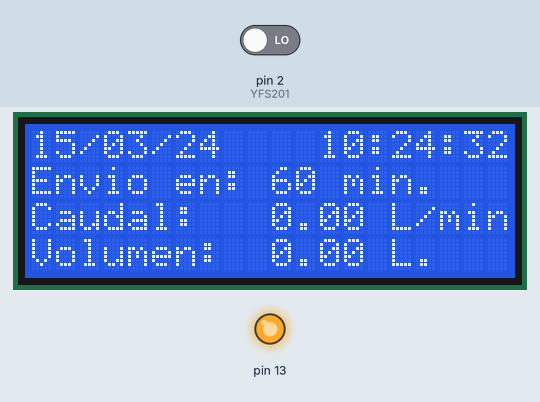
This sketch was run on a simulated Arduino Uno, built with avr-gcc and run on an emulated ATmega328P. Shown: 20×4 character LCD, output pins drawn as LEDs (lit = HIGH). The test bench sets the inputs (shaded band); at power-on: pin 2 (YFS201) LOW. The local clock reads 2024-03-15 10:24:30 at power-on unless the sketch sets it; what the sketch prints to the serial monitor is not drawn.

Above: at 3.2 s.
3.3 s: pin 2 (YFS201) driven HIGH
At 6.7 s:
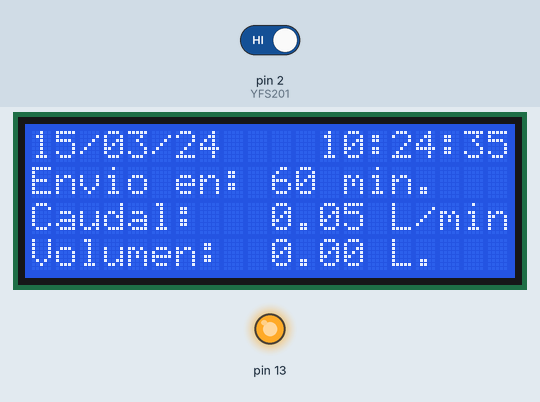
At 11.3 s:
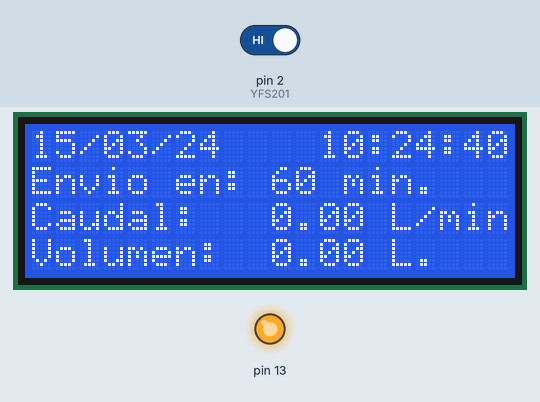
Timing chart, 0 to 12.3 s (numbered marks = the images above; inputs shaded):
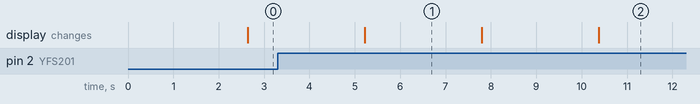

Measured:
- what the display in image 1 shows lasts 2.6 s, from 5.2 s to 7.8 s

The sketch:

sketch_router.ino
```cpp
/*
 * Librerias usadas en el sketch
 */
#include <SPI.h>
#include <Wire.h>                 // Librería para el control del I2C.
#include <LiquidCrystal_I2C.h>    // Librería para el control del LCD por medio de I2C.
#include <RTClib.h>               // Librería para el control del RTC DS1307.


/*
 * Instancias de los periféricos
 */
RTC_DS3231 rtc;                     // Objeto rtc (Pila de reloj).
LiquidCrystal_I2C LCD(0X3F, 20, 4); // Objeto LCD. (Dirección, No. de Columnas, No. de Filas).


/*
 * Pines de los sensores y actuadores
 */
const int controlRele = 9;    // Pin del relevador.
const int YFS201      = 2;    // Pin del sensor YF-S201. //Caudal 1-30 Litros/minuto.

/*
 * Variables usadas en el calculo del caudal
 */
const int intervalo = 2500;   // Medidor de intervalo.
const float factorK = 7.5;    // Factor K de conversión entre la frecuencia y el caudal. //Precisiòn del -/+ 10%.

volatile int pulsoContador;   // Contador de pulsos.
float frecuencia;             // Frecuencia del sensor YFS201
unsigned long t = 0;                   //Tiempo.

float volumen = 0;            // Volumen. Almacena la cantidad de agua acumulada.
float flow_Lmin;


const char arduino_id[] = "051-edj-bn1";        // valor del campo 'gasto.id' en 'tapsisa1_hidroflu.gasto'

unsigned long ultimo_muestreo = 0;
unsigned long tiempo_muestreo_gasto = 60;  // Tiempo en minutos entre cada envio de información al servidor

//float tope_gasto_agua = 50;      // Cantidad de agua en Litros antes de hacer el corte del suministro


/*
 * Función atada a una interrupcion para contar los pulsos del sensor YFS201
 */
void contadorPulsos()
{
  pulsoContador++; //Contador de pulsos del sensor.
}


float obtenerFrecuencia()
{
 pulsoContador = 0;
 //interrupts();
 delay(intervalo);
 //noInterrupts();
 return (float)pulsoContador * 1000 / intervalo;
}

void sumaVolumen(float dV)
{

  volumen += dV /60 * (millis() - t) / 1000.0;
  t = millis();
}

void setup()
{
  Serial.begin(38400); //Inicialización del puerto.
  Serial.println("Bootstraping...");

  pinMode(13, OUTPUT);
  digitalWrite(13, HIGH);

  Wire.begin(); //Inicialización de I2C.
  LCD.init(); //Inicialización del LCD.

  if(! rtc.begin()) //Verifica que existe comunicación con el módulo RTC DS1307.
  {
    LCD.setCursor(0, 0);
    LCD.print("Módulo RTC DS1307 No Encontrado."); //Muestra en la LCD el mensaje en " ".
    Serial.println("Módulo RTC DS1307 No Encontrado."); //Muestra en monitor el mensaje en " ".
    while (1); //Bucle que detiene el programa hasta tener una comunicación con el módulo RTC DS3231.
  }


  if (rtc.lostPower()) {
  rtc.adjust(DateTime(__DATE__,__TIME__)); //Toma de referencia la fecha, hora y día del ordenador. //Solo se carga una vez.
  Serial.println("lostpower");
  }
  LCD.clear(); //Limpieza del cache del LCD.
  LCD.backlight(); //Encendido de iluminación del LCD.
  attachInterrupt(digitalPinToInterrupt(YFS201), contadorPulsos,RISING);

  t = millis();

  ultimo_muestreo = millis();

}

unsigned long m = 0;

void loop()
{

 //Serial.println("=================================================");

 frecuencia = obtenerFrecuencia(); //Obtenciòn de la frecuencia (Hz).
 flow_Lmin = frecuencia / factorK;

  sumaVolumen(flow_Lmin);
  //sumaVolumen(60);
  //Serial.print("volumen: "); Serial.println(volumen);
  lcd_print_info();

  m = (millis() - ultimo_muestreo) / 60000;

  //Serial.println( s );
  if ( m >= tiempo_muestreo_gasto ) {

    psh_gasto();


    ultimo_muestreo = millis();

    /*if( volumen > tope_gasto_agua ){
      Serial.print("aviso");
    }*/

    volumen = 0;
  }

}

void psh_gasto()
{
  DateTime now = rtc.now();  // Instancia del reloj


  char buff[50];    // buffer para almacenar los strings que se muestran en el LCD
  char fstr[7];     // buffer para almacenar los numeros ya formateados

  // Crea un string formateada de la variable 'volumen'
  dtostrf(volumen,5,2,fstr);

  sprintf( buff,                            // buffer donde se va a guardar el string
    "{cmd:\"psh-gasto\",dat:%s,uid:\"%s\"}", fstr, arduino_id // obtiene la hora, minutos y segundos
  );

   Serial.print(buff);
}

void lcd_print_info()
{

  DateTime now = rtc.now();  // Instancia del reloj


  char buff[21];    // buffer para almacenar los strings que se muestran en el LCD
  char fstr[6];     // buffer para almacenar los numeros ya formateados

  LCD.clear(); //Limpieza del cache del LCD.

  //
  // Crea un string con la fecha y hora actuales
  //
  sprintf( buff,                            // buffer donde se va a guardar el string
    "%02d/%02d/%02d    %02d:%02d:%02d",     // Format del string: "DD/MM/AA    HH/MM/SS"
    now.day(), now.month(), now.year()%100, // obtiene el dia, mes y los dos ultimos digitos del año
    now.hour(), now.minute(), now.second()  // obtiene la hora, minutos y segundos
  );
  LCD.setCursor(0, 0);                      // Posiciona el cursor en el LCD
  LCD.print(buff);                          // Imprime el string

  unsigned long tempo = (tiempo_muestreo_gasto - m) > 0 ? (tiempo_muestreo_gasto - m) : 0;
  sprintf( buff, "Envio en: %d min.", tempo );  // Crea el string a mostrar en el LCD
  LCD.setCursor(0, 1);                        // Posiciona el cursor en el LCD
  LCD.print(buff);                            // Imprime el string

  dtostrf(flow_Lmin,5,2,fstr);                // Da formato a la variable flow_Lmin
  sprintf( buff, "Caudal:  %s L/min", fstr);  // Crea el string a mostrar en el LCD
  LCD.setCursor(0, 2);                        // Posiciona el cursor en el LCD
  LCD.print(buff);                            // Imprime el string


  dtostrf(volumen,5,2,fstr);                  // Da formato a la variable volumen
  sprintf( buff, "Volumen: %s L.", fstr);     // Crea el string a mostrar en el LCD
  LCD.setCursor(0, 3);                        // Posiciona el cursor en el LCD
  LCD.print(buff);                            // Imprime el string

}
```
